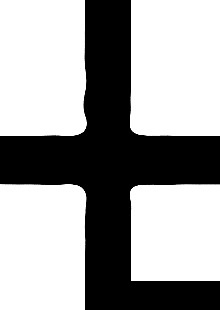
#> input picture 1.jpeg, 220 x 310 px
$ python -i preprocess.py   (imports and definitions only)   (older library calls are emulated)
#> lines starting #> are read from the running program, lines starting #| are printed output that depends on the picture
"""
utils/preprocess.py
===================

Image preprocessing utilities for Brahmi OCR.

Goals:
1) Keep glyph geometry intact with aspect-ratio-safe square padding.
2) Provide optional step-by-step diagnostics for backend/Web UI display.
"""

from __future__ import annotations

import cv2
import numpy as np
from PIL import Image


def load_image(path: str) -> np.ndarray:
#> called with path = '../1.jpeg'
    img = cv2.imread(path)
#> img is the input picture: shape (310, 220, 3); min 0, max 255, mean 160.2
    if img is None:
        raise FileNotFoundError(f"Cannot read image: {path}")
    return img


def to_grayscale(image: np.ndarray) -> np.ndarray:
    if len(image.shape) == 2:
        return image
    return cv2.cvtColor(image, cv2.COLOR_BGR2GRAY)


def remove_noise(image: np.ndarray, method: str = "gaussian") -> np.ndarray:
#> called with method = 'gaussian'
    if method == "gaussian":
        return cv2.GaussianBlur(image, (5, 5), 0)
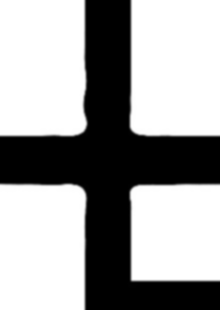
#> returned value: shape (310, 220); min 0, max 255, mean 160.2
    if method == "median":
        return cv2.medianBlur(image, 5)
    if method == "bilateral":
        return cv2.bilateralFilter(image, 9, 75, 75)
    if method == "nlm":
        return cv2.fastNlMeansDenoising(image, None, 10, 7, 21)
    raise ValueError(f"Unknown denoising method: {method}")


# [12 lines left out: function apply_threshold, not called in this run]


def enhance_contrast(
    image: np.ndarray, clip_limit: float = 2.0, grid_size: tuple = (8, 8)
) -> np.ndarray:
#> called with clip_limit = 2, grid_size = (8, 8)
    clahe = cv2.createCLAHE(clipLimit=clip_limit, tileGridSize=grid_size)
    return clahe.apply(image)


def resize_with_padding(
    image: np.ndarray, target_size: tuple = (384, 384), background: int = 255
) -> tuple[np.ndarray, dict]:
    """
    Resize while preserving aspect ratio, then center-pad to target size.
    Returns both the resized image and geometry metadata.
    """
#> called with target_size = (384, 384), background = 255
    tw, th = target_size
    h, w = image.shape[:2]
#> h = 310; w = 220

    if h <= 0 or w <= 0:
        raise ValueError("Invalid image shape for resize_with_padding")

    scale = min(tw / w, th / h)
#> scale = 1.24
    new_w = max(1, int(round(w * scale)))
#> new_w = 273
    new_h = max(1, int(round(h * scale)))
#> new_h = 384

    interp = cv2.INTER_AREA if scale < 1.0 else cv2.INTER_CUBIC
#> interp = 2
    resized = cv2.resize(image, (new_w, new_h), interpolation=interp)

    if len(image.shape) == 2:
        canvas = np.full((th, tw), background, dtype=np.uint8)
    else:
        channels = image.shape[2]
        canvas = np.full((th, tw, channels), background, dtype=np.uint8)

    x_off = (tw - new_w) // 2
#> x_off = 55
    y_off = (th - new_h) // 2
#> y_off = 0
    canvas[y_off : y_off + new_h, x_off : x_off + new_w] = resized
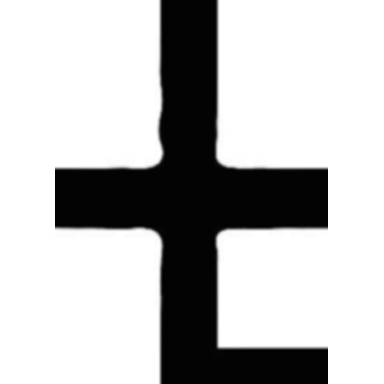
#> canvas: shape (384, 384); min 0, max 255, mean 188.4

    meta = {
        "original_width": int(w),
        "original_height": int(h),
        "target_width": int(tw),
        "target_height": int(th),
        "resized_width": int(new_w),
        "resized_height": int(new_h),
        "x_offset": int(x_off),
        "y_offset": int(y_off),
        "scale": float(scale),
        "aspect_ratio_preserved": True,
    }
    return canvas, meta


# [77 lines left out: functions _pil_resampling_filter, letterbox_pil, _array_stats, determine_preprocessing_mode, not called in this run]


def preprocess_image(
    path: str,
    target_size: tuple | None = (384, 384),
    threshold_method: str | None = None,
    return_debug: bool = False,
):
    """
    Full preprocessing pipeline.

    Steps:
      1) load image
      2) grayscale
      3) denoise
      4) contrast enhancement
      5) optional threshold
      6) resize with aspect-ratio-preserving square padding
      7) convert to RGB PIL image

    Returns:
      - PIL.Image if return_debug=False
      - (PIL.Image, debug_dict) if return_debug=True
    """
    img = load_image(path)
    if threshold_method == "auto":
        threshold_method = determine_preprocessing_mode(img)
        if threshold_method == "none":
            threshold_method = None

    gray = to_grayscale(img)
    denoised = remove_noise(gray, method="gaussian")
    enhanced = enhance_contrast(denoised)
    processed = enhanced

    debug = {
        "input_path": path,
        "target_size": (
            {"width": int(target_size[0]), "height": int(target_size[1])}
            if target_size is not None
            else None
        ),
        "steps": [],
        "padding": {},
        "auto_mode_resolved": threshold_method if threshold_method else "none",
    }

    if return_debug:
        debug["steps"].append({"name": "loaded_bgr", "stats": _array_stats(img)})
        debug["steps"].append({"name": "grayscale", "stats": _array_stats(gray)})
        debug["steps"].append({"name": "denoise_gaussian", "stats": _array_stats(denoised)})
        debug["steps"].append({"name": "clahe_contrast", "stats": _array_stats(enhanced)})

    if threshold_method:
        processed = apply_threshold(processed, method=threshold_method)
        if return_debug:
            debug["steps"].append(
                {
                    "name": f"threshold_{threshold_method}",
                    "stats": _array_stats(processed),
                }
            )

    if target_size is not None:
        resized, pad_meta = resize_with_padding(processed, target_size=target_size)
#> pad_meta = 10 items
        rgb = cv2.cvtColor(resized, cv2.COLOR_GRAY2RGB)
        pil_img = Image.fromarray(rgb)

        if return_debug:
            debug["steps"].append({"name": "resize_with_padding", "stats": _array_stats(resized)})
            debug["steps"].append({"name": "final_rgb", "stats": _array_stats(rgb)})
            debug["padding"] = pad_meta
            return pil_img, debug

        return pil_img

    rgb = cv2.cvtColor(processed, cv2.COLOR_GRAY2RGB)
    pil_img = Image.fromarray(rgb)

    if return_debug:
        debug["steps"].append({"name": "final_rgb", "stats": _array_stats(rgb)})
        return pil_img, debug

    return pil_img

>>> result = preprocess_image('../1.jpeg')
